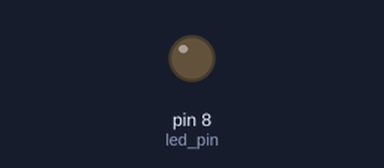
Simulated run of this sketch. Board: Arduino Uno, built with avr-gcc and run on an emulated ATmega328P. Parts: output pins drawn as LEDs (lit = HIGH). What the sketch prints to the serial monitor is not drawn.

Above: at 1.6 s.
At 6.8 s:
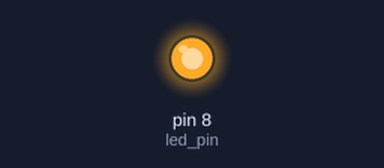
Timing chart, 0 to 18.0 s (numbered marks = the images above):
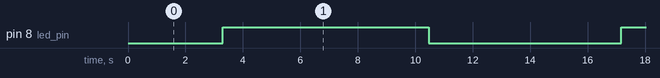

Measured:
- by itself, pin 8 (led_pin): alternates HIGH for 7.2 s and LOW for 6.7 s

The sketch:

PWM_Signal.ino
```cpp
//Initializing LED Pin

int led_pin = 8;
int i = 0;
void setup() {
  //Declaring LED pin as output
  pinMode(led_pin, OUTPUT);
  Serial.begin(9600);
}
void loop() {
  //Fading the LED
  for(int i=0; i<255; i++){
    analogWrite(led_pin, i);
    Serial.print("Counter1:");
    Serial.print(i);
    Serial.print(",");
    Serial.print("Counter2:");
    Serial.print(i - 10);
    Serial.println();
    delay(10);
  }

  for(int i=255; i>0; i--){
    analogWrite(led_pin, i);
    Serial.print("Counter1:");
    Serial.print(i);
    Serial.print(",");
    Serial.print("Counter2:");
    Serial.print(i + 5);
    Serial.println();
    delay(10);
  }
}
```
